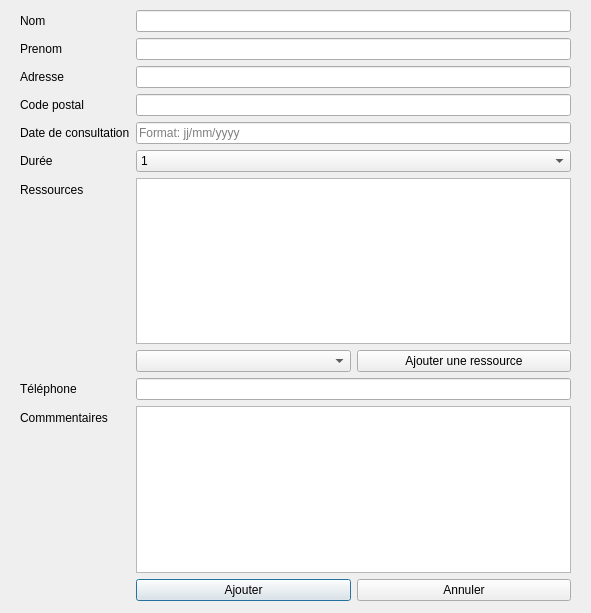
<?xml version="1.0" encoding="UTF-8"?>
<ui version="4.0">
 <class>AddPatientForm</class>
 <widget class="QDialog" name="AddPatientForm">
  <property name="geometry">
   <rect>
    <x>0</x>
    <y>0</y>
    <width>591</width>
    <height>613</height>
   </rect>
  </property>
  <property name="windowTitle">
   <string>Dialog</string>
  </property>
  <widget class="QWidget" name="formLayoutWidget">
   <property name="geometry">
    <rect>
     <x>20</x>
     <y>10</y>
     <width>551</width>
     <height>591</height>
    </rect>
   </property>
   <layout class="QFormLayout" name="formLayout">
    <item row="0" column="0">
     <widget class="QLabel" name="label">
      <property name="text">
       <string>Nom</string>
      </property>
     </widget>
    </item>
    <item row="0" column="1">
     <widget class="QLineEdit" name="lastnameText">
      <property name="placeholderText">
       <string/>
      </property>
     </widget>
    </item>
    <item row="1" column="0">
     <widget class="QLabel" name="label_2">
      <property name="text">
       <string>Prenom</string>
      </property>
     </widget>
    </item>
    <item row="1" column="1">
     <widget class="QLineEdit" name="firstnameText">
      <property name="placeholderText">
       <string/>
      </property>
     </widget>
    </item>
    <item row="2" column="0">
     <widget class="QLabel" name="label_3">
      <property name="text">
       <string>Adresse</string>
      </property>
     </widget>
    </item>
    <item row="2" column="1">
     <widget class="QLineEdit" name="addressText"/>
    </item>
    <item row="3" column="0">
     <widget class="QLabel" name="label_4">
      <property name="text">
       <string>Code postal</string>
      </property>
     </widget>
    </item>
    <item row="3" column="1">
     <widget class="QLineEdit" name="postalCodeText"/>
    </item>
    <item row="4" column="0">
     <widget class="QLabel" name="label_5">
      <property name="text">
       <string>Date de consultation</string>
      </property>
     </widget>
    </item>
    <item row="4" column="1">
     <widget class="QLineEdit" name="consultationText">
      <property name="text">
       <string/>
      </property>
      <property name="placeholderText">
       <string>Format: jj/mm/yyyy</string>
      </property>
     </widget>
    </item>
    <item row="5" column="0">
     <widget class="QLabel" name="label_6">
      <property name="text">
       <string>Durée</string>
      </property>
     </widget>
    </item>
    <item row="5" column="1">
     <widget class="QComboBox" name="durationBox">
      <item>
       <property name="text">
        <string>1</string>
       </property>
      </item>
      <item>
       <property name="text">
        <string>2</string>
       </property>
      </item>
      <item>
       <property name="text">
        <string>3</string>
       </property>
      </item>
      <item>
       <property name="text">
        <string>4</string>
       </property>
      </item>
      <item>
       <property name="text">
        <string>5</string>
       </property>
      </item>
     </widget>
    </item>
    <item row="7" column="0">
     <widget class="QLabel" name="label_7">
      <property name="text">
       <string>Ressources</string>
      </property>
     </widget>
    </item>
    <item row="7" column="1">
     <widget class="QTableWidget" name="tableWidget"/>
    </item>
    <item row="11" column="0">
     <widget class="QLabel" name="label_9">
      <property name="text">
       <string>Téléphone</string>
      </property>
     </widget>
    </item>
    <item row="11" column="1">
     <widget class="QLineEdit" name="phoneText"/>
    </item>
    <item row="12" column="0">
     <widget class="QLabel" name="label_8">
      <property name="text">
       <string>Commmentaires</string>
      </property>
     </widget>
    </item>
    <item row="12" column="1">
     <widget class="QTextEdit" name="commentText"/>
    </item>
    <item row="13" column="1">
     <layout class="QHBoxLayout" name="horizontalLayout">
      <item>
       <widget class="QPushButton" name="addButton">
        <property name="text">
         <string>Ajouter</string>
        </property>
       </widget>
      </item>
      <item>
       <widget class="QPushButton" name="cancelButton">
        <property name="text">
         <string>Annuler</string>
        </property>
       </widget>
      </item>
     </layout>
    </item>
    <item row="8" column="1">
     <layout class="QHBoxLayout" name="horizontalLayout_2">
      <item>
       <widget class="QComboBox" name="ressourceBox"/>
      </item>
      <item>
       <widget class="QPushButton" name="addRessourceButton">
        <property name="text">
         <string>Ajouter une ressource</string>
        </property>
       </widget>
      </item>
     </layout>
    </item>
   </layout>
  </widget>
 </widget>
 <resources/>
 <connections/>
</ui>
